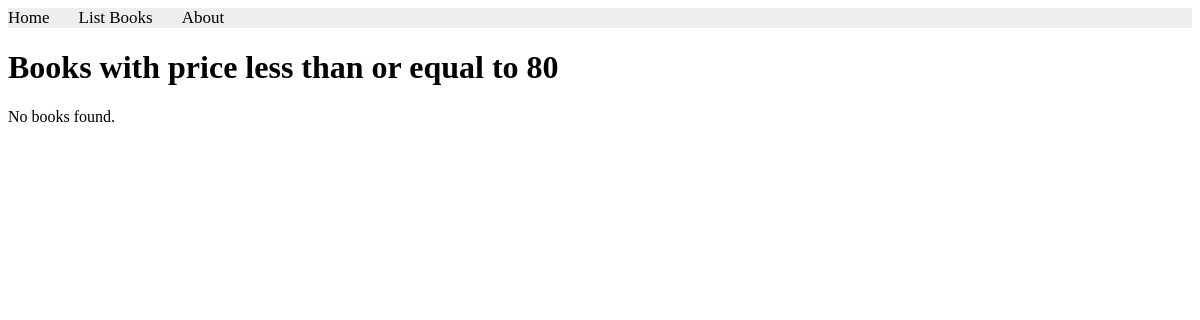
The app's page /books/lab8/task1, older data.
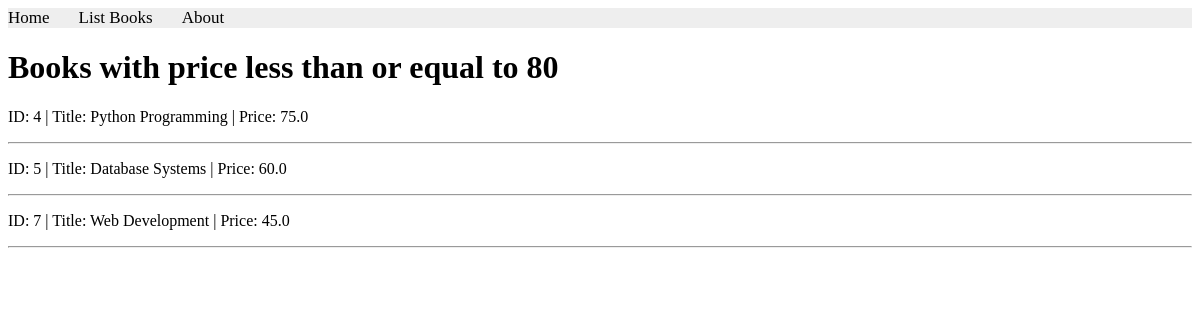
The same page, newer data.
### apps/bookmodule/models.py (models this page shows, shortened)
class Book(models.Model):
    title = models.CharField(max_length=100)
    author = models.CharField(max_length=50, default='')
    edition = models.SmallIntegerField(default=1)
    price = models.FloatField(default=0.0)
    quantity = models.IntegerField(default=1)
    pubdate = models.DateTimeField(null=True, blank=True)
    rating = models.SmallIntegerField(default=1)
    publisher = models.ForeignKey(
        Publisher,
        null=True,
        on_delete=models.SET_NULL
    )
    authors = models.ManyToManyField(Author)

### apps/bookmodule/views.py (the view)
# urls.py: path('lab8/task1', views.lab8_task1, name='lab8_task1'),
def lab8_task1(request):
    books = Book.objects.filter(Q(price__lte=80))
    return render(
        request,
        'bookmodule/lab8_task1.html',
        {'books': books}
    )

### apps/templates/bookmodule/lab8_task1.html (shortened to what this page needs)
{% extends "layouts/base.html" %}
{% block content %}
<h1>Books with price less than or equal to 80</h1>
{% for book in books %}
    <p>
        ID: {{ book.id }} |
        Title: {{ book.title }} |
        Price: {{ book.price }}
    </p>
    <hr>
{% empty %}
    <p>No books found.</p>
{% endfor %}
{% endblock content %}

Row changes from the older to the newer data that the page shows:
added Book: id "4", title "Python Programming", price "75.0"
added Book: id "5", title "Database Systems", price "60.0"
added Book: id "7", title "Web Development", price "45.0"
Text that changed along with them:
text no longer shown: "No books found."
